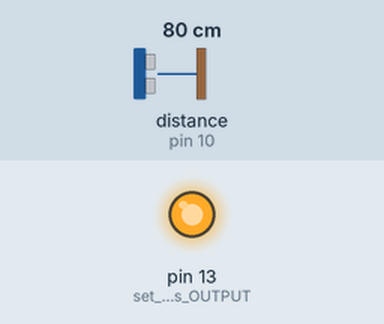
Bench run of a sketch on a simulated Arduino Uno, built with avr-gcc and run on an emulated ATmega328P. Shown: output pins drawn as LEDs (lit = HIGH). Wiring (inferred from the names in the program): ultrasonic range finder: trigger pin 9; echo pin 10. The inputs (shaded band) are chosen by the test bench; at power-on: distance to the obstacle (sensor on pin 10) 80 cm. The echo pulse lasts 58.3 µs per cm; pins used as bus, display or sensor lines are not drawn.

Above: at 0.1 s.
Timing chart, 0 to 1.6 s (numbered marks = the images above):
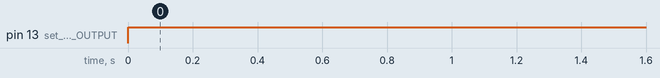

Measured:
- by itself, pin 13 (set_pin_13_as_OUTPUT): LOW → HIGH at 0.00 s

The sketch:

sketch_sep27a.ino
```cpp
#include <SoftwareSerial.h>
#define trig 9
#define echo 10

SoftwareSerial BTserial(2, 4);  //RX, TX

void setup() {
  pinMode(13, OUTPUT);      // set pin 13 as OUTPUT
  pinMode(trig, OUTPUT);
  pinMode(echo, INPUT) ;
  BTserial.begin(9600);
}

void loop() {

  digitalWrite(13,HIGH) ;     // power indicating LED
  digitalWrite(trig, LOW) ;
  delayMicroseconds(2) ;
  digitalWrite(trig, HIGH) ;
  delayMicroseconds(10) ;
  digitalWrite(trig, LOW) ;

  long time = pulseIn(echo, HIGH) ;  // calculate the time taken by ultrasonic wave

  float d = time / 58 ;    // calculate the distance

  BTserial.print(d);    // output the calculated distance
  BTserial.println() ;
  delay(1500);

}
```
